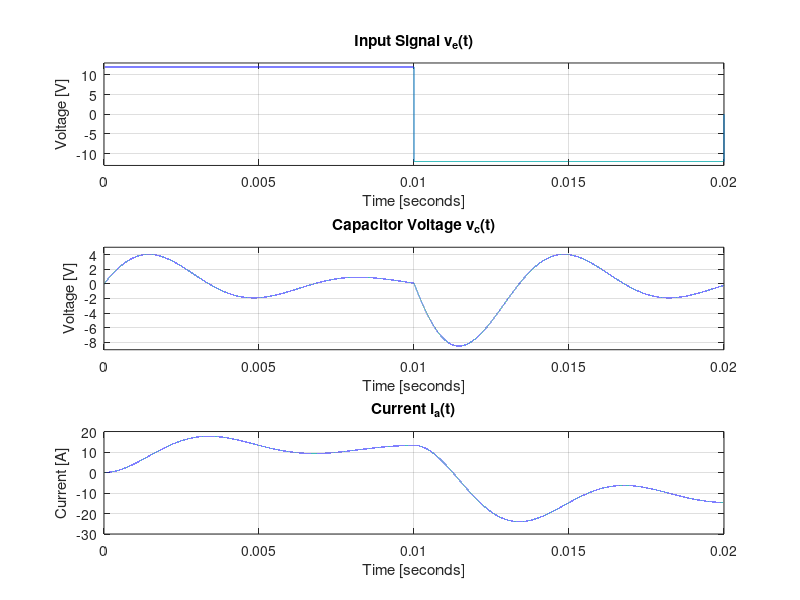

MATLAB code to generate this figure:
%% Sistemas de control II - FCEFyN (UNC)

%% State variables representation of the system.
% [xp] = A*[x] + B*[u]
% [y]  = C*[x] + D*[u]

%% Design parameters.
R= 220;     % [Ohm].
L= 500e-3;  % [Hy]. 500mHy.
C= 2.2e-6;  % [F].
vin= 12;    % [V].

%% Operation point.
% Initial values x(0)
Il(1)  = 0;        % Current.
Vrl(1) = 0;        % Voltage through R. ??
y(1)   = 0;        % Output.

Xop    = [0, 0]';
x      = [Il(1) Vrl(1)]'; % ??

%% State Space.
A= [-R/L -1/L; 1/C 0];   % State matrix.
B= [1/L; 0];             % Input matrix.
c= [R 0];                % Output matrix.
D= 0;                    % Direct transmission matrix.

%% Obtain Transfer Function. 
[num, den]= ss2tf(A, B, c, D);
G= tf(num, den)     % Build system transfer function. 
poles= pole(G)

%% Obtain natural frequency (wn), damping ratio (psita).
% Obtain these parameters to calculate integration time.
[wn, zeta]= damp(G);
damp(G)

% 0<zeta<1 underdamping system.

%% Calculate integration time (t_int), simulation time (t_sim).
% t_int calculation based wd.
% Damped natural frequency (wd) calculation.
wd= wn(1)*sqrt(1-(zeta(1))^2);
tint= ((2*pi)/(wd))/100;
tint= 0.2e-6
%10e-6

% t_sim calculation based complex pole real part. 
tsim= log(0.05)/(real(poles(1)));
tsim= 20e-3
% Define simulation step
h= tsim/tint

%% Define arrays for integration process 
% t= 0: h: tsim;
t= linspace(0, tsim, h);
u= linspace(0, 0, h);
hlf= length(t)/2; 
swTime= 0;

%% Integration
for i= 1: h-1
    swTime = swTime+1;
    if (swTime >= hlf)
        swTime = 0;
        vin = vin*(-1);
    end

    u(i) = vin;  

    xp= A*(x-Xop)+B*u(i);
    x= x+ xp*tint;
    Y= c*(x-Xop)+D*u(i);

    ii= i+1;
    y(ii) = Y(1);
    Il(ii)= x(1);
    Vc(ii)= x(2);
end

%% Plot system response
figure(1)
subplot(3, 1, 1);
plot(t, u); title('Input Signal v_{e}(t)');
ylabel('Voltage [V]'); xlabel('Time [seconds]');
ylim([-13, 13]); grid on;
subplot(3, 1, 2);
plot(t, y); title('Capacitor Voltage v_{c}(t)');
ylabel('Voltage [V]'); xlabel('Time [seconds]');
ylim([-9, 5]); grid on;
subplot(3, 1, 3);
plot(t, Vc); title('Current i_{a}(t)');
ylabel('Current [A]'); xlabel('Time [seconds]'); grid on;
